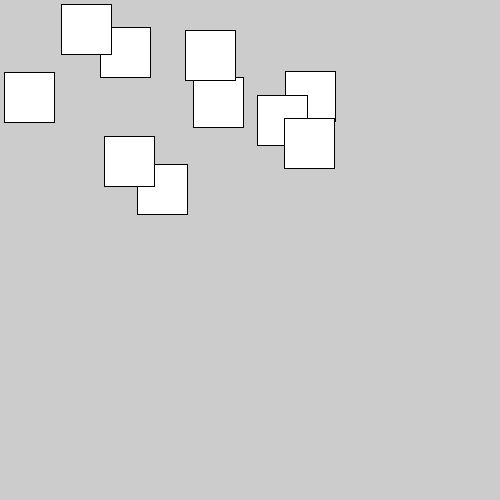
Frame 1 (no input)
Frame 60 (the mouse pressed at the canvas centre just before this capture): identical to frame 1, image omitted
Frame 120 (the mouse held since frame 60 and released just before this capture): identical to frame 1, image omitted

The Processing sketch that drew this single still picture (run headless with seeded random() and noise(); from frame 60 on, the mouse is pressed at the canvas centre):

// Processing sketch: Task_4
// ── Task_4.pde
Square[] squares = new Square[10];



void setup()
{
  size(500, 500);
  for (int i = 0; i < squares.length; i++)
  {
    int x = (int)random(0, 300);
    int y = (int)random(0, 300);

    squares[i] = new Square(x, y);
  }
}
void draw()
{
  for (int i = 0; i < squares.length; i++)
  {
    squares[i].display();
  }
}

// ── Square.pde
class Square
{
  int xPosition;
  int yPosition;

  Square(int tempX, int tempY)
  {
    this.xPosition = tempX;
    this.yPosition = tempY;
  }


  void display()
  {
    rect(xPosition, yPosition, 50, 50);
  }
}
